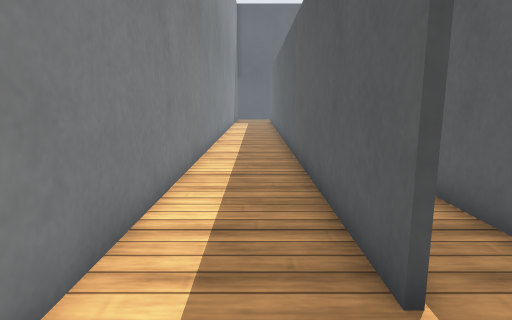
[1] (above)

24 first-person views from a walk through a world built for the Webots simulator. The camera is 0.1 m above the floor, tilts 10° down and sees 75° across. The floor is counted in squares, 0.05 m on a side. Each view is taken from the middle of a square. On the plan, view 1 faces up. The plan holds only what a view shows up to about 17 squares ahead; the rest is blank. The place goes on beyond the plan. The robots in the file are not drawn. Webots' stock objects and surfaces are drawn as simple stand-ins.

[2]
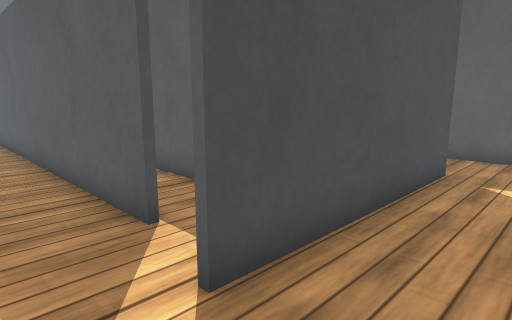

[3]
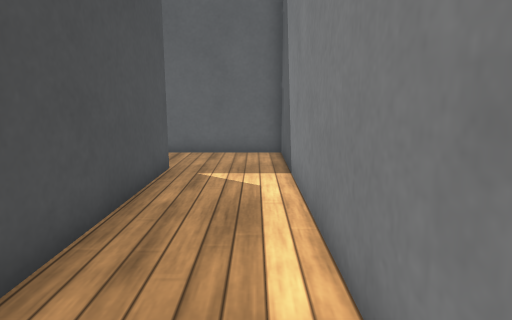

[4]
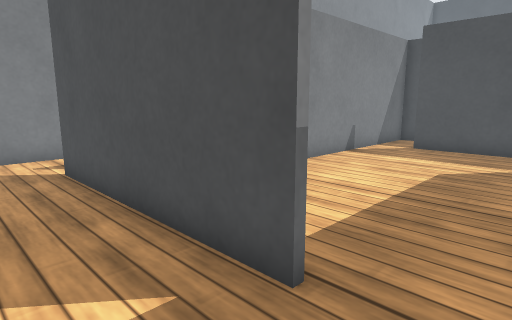

[5]
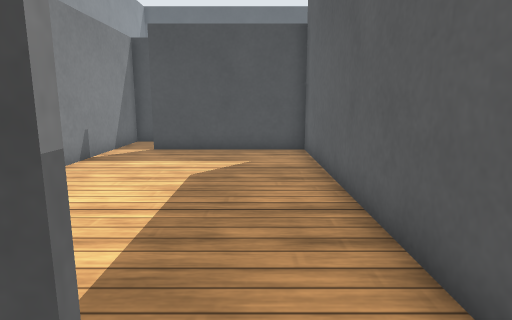

[6]
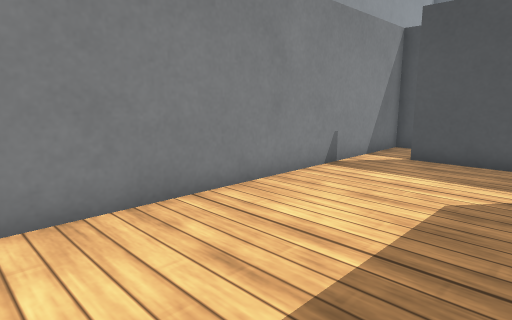

[7]
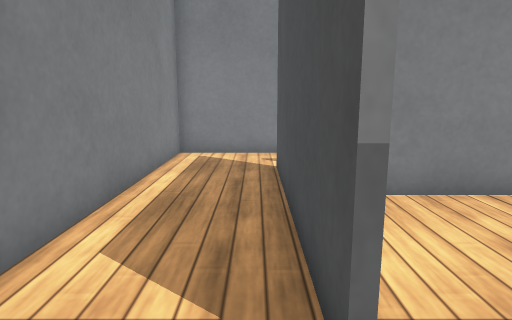

[8]
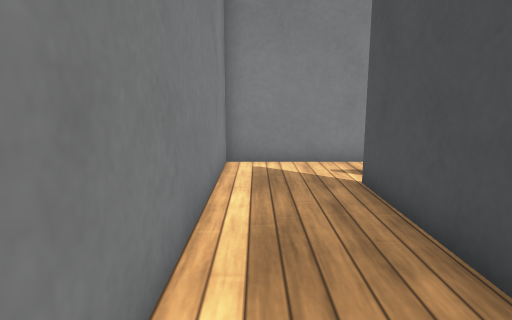

[9]
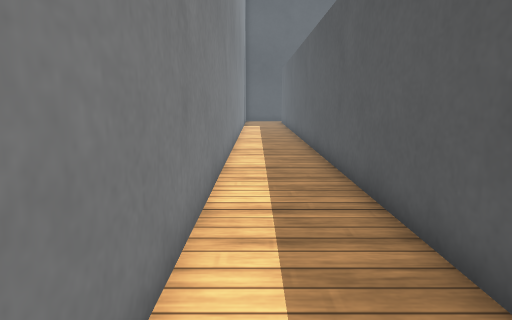

[10]
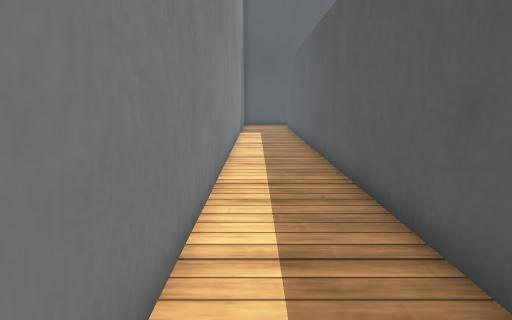

[11]
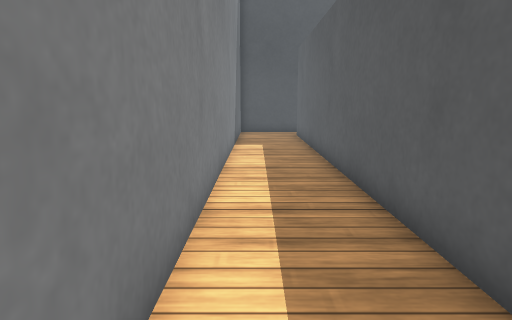

[12]
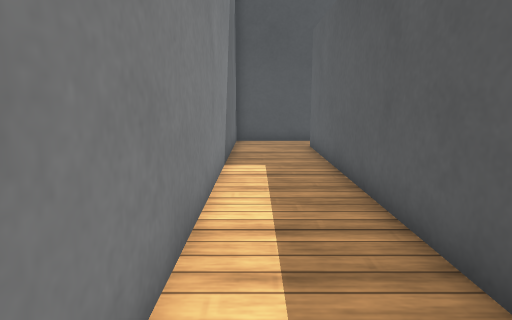

[13]
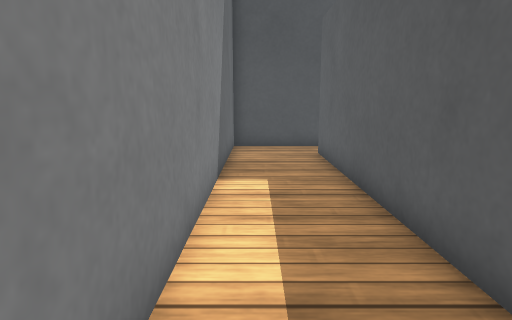

[14]
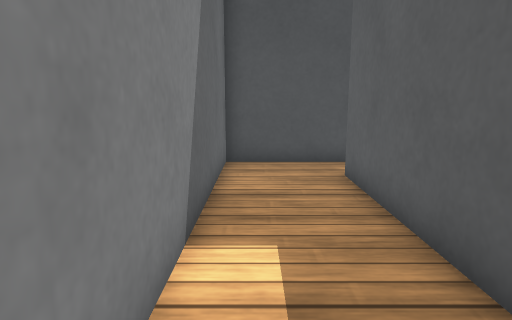

[15]
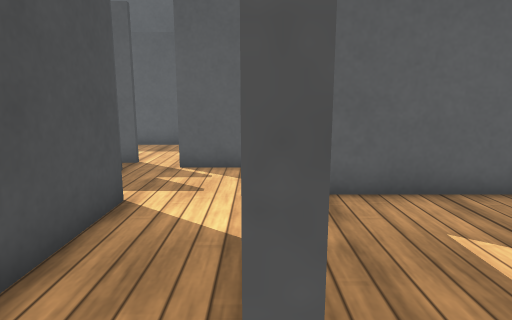

[16]
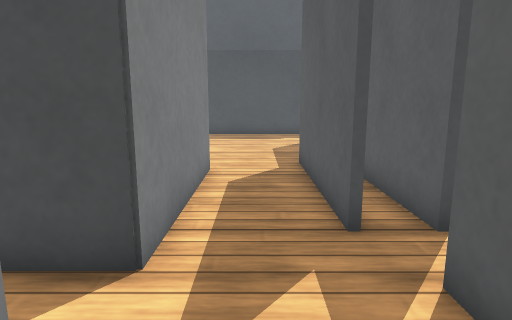

[17]
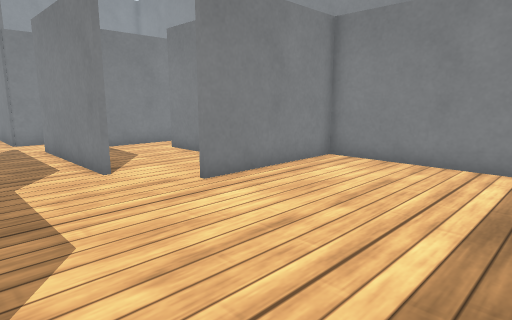

[18]
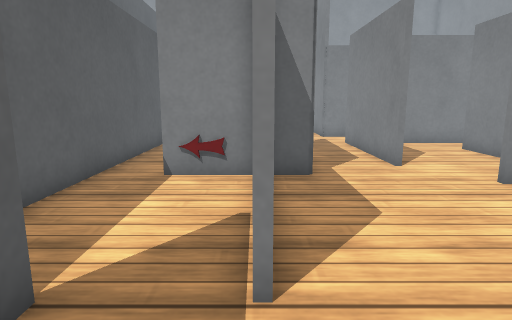

[19]
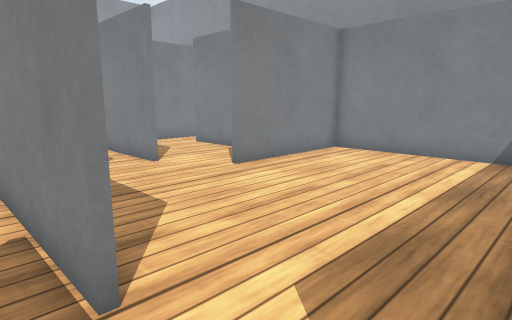

[20]
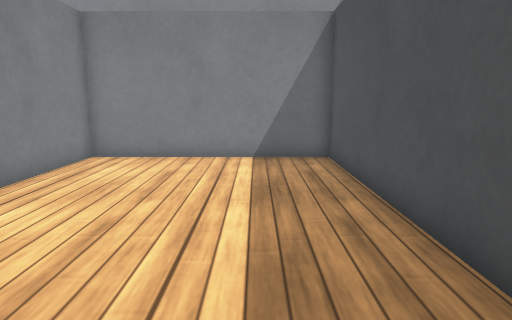

[21]
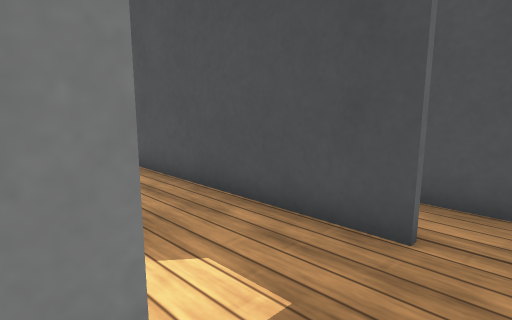

[22]
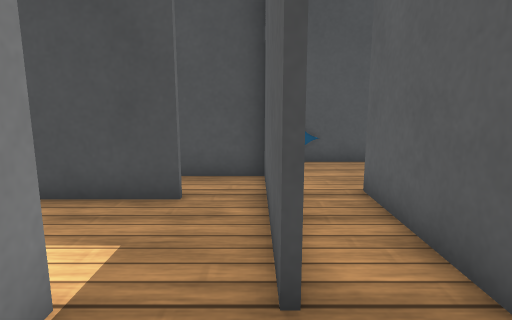

[23]
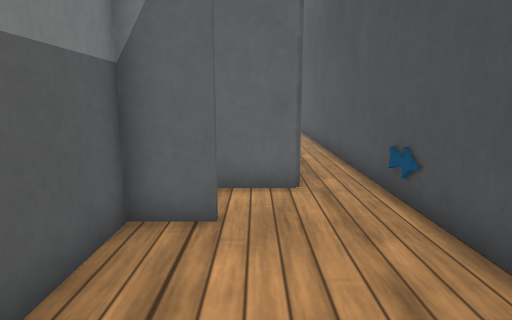

[24]
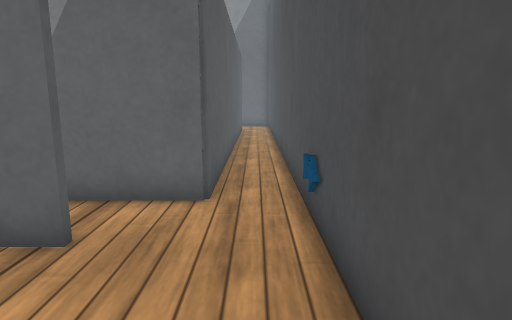

### Floor plan
Key: @ floor where view 1 was taken; # wall or solid block; . floor; O other object.
Columns run from 2 left of view 1 to 26 right of it. Each row starts with its distance up from view 1.
 37 #####     ###########O#####
 36 #....     ................ .
 35 #..#      ###########.....
 34 #..#              ..#.....  .
 33 #..#  #############.#.##..
 32 #..#  #.............#.####
 31 #..#  #.............#.##
 30 #..## #.............#.##
 29 #..## #.............#. #
 28 #..#  #...........#...
 27 #..#  #...........#...
 26 #..## #...........#...#
 25 #..## #...........#...#
 24 #..## ######......#...#
 23 #..##      .....###O#.#
 22 #..#      ......# #  .#
 21 #..#     #...##.###  .#
 20 #..#     #... #.###  .#
 19 #..##    #... #.###   ##
 18 #..##    #... #.### ..##
 17 #..#     ...  #.###...##
 16 #..#  #########.......#
 15 #..#  #.  .......#
 14 #..#  #.  .......#
 13 #..## #.#######..#
 12 #..## #.......#.
 11 #..#  #.......#
 10 #..#  #.......#
  9 #..#  #.......#
  8 #..#  #.......#
  7 #..## #.......#
  6 #..##.#.......#
  5 #..# .#.......#
  4 #..# .#.......#
  3 #..##.#.......#
  2 #.....#.......#
  1 #..########...#
  0 #.@...........#
 -1 #.............#
 -2 #.............#
 -3 ###############

Where each view was taken, in squares from view 1:
view 1: 0 up, 0 right, facing up
view 2: 2 down, 1 left, facing up-right
view 3: 2 down, 1 left, facing right
view 4: 2 down, 11 right, facing up-left
view 5: 1 down, 10 right, facing up
view 6: 1 up, 10 right, facing up-left
view 7: 0 up, 11 right, facing left
view 8: 2 down, 9 right, facing left
view 9: 3 up, 1 left, facing up
view 10: 9 up, 1 left, facing up
view 11: 15 up, 1 left, facing up
view 12: 20 up, 1 left, facing up
view 13: 22 up, 1 left, facing up
view 14: 26 up, 1 left, facing up
view 15: 13 up, 5 right, facing right
view 16: 12 up, 13 right, facing up
view 17: 31 up, 15 right, facing down-left
view 18: 32 up, 16 right, facing down
view 19: 32 up, 17 right, facing down-left
view 20: 30 up, 16 right, facing left
view 21: 28 up, 18 right, facing up-left
view 22: 26 up, 18 right, facing up
view 23: 34 up, 26 right, facing left
view 24: 36 up, 25 right, facing left
